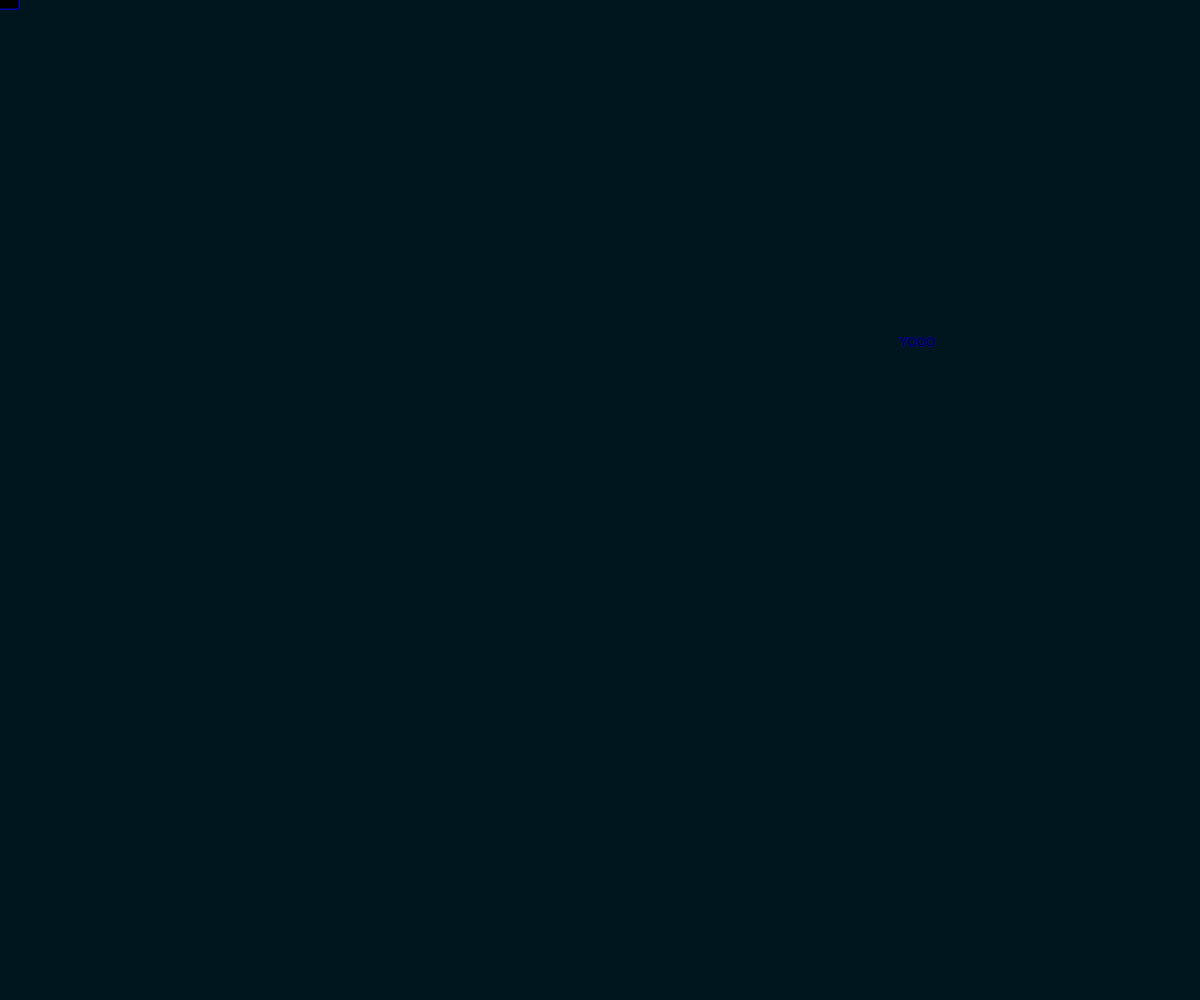
Frame 1 (no input)
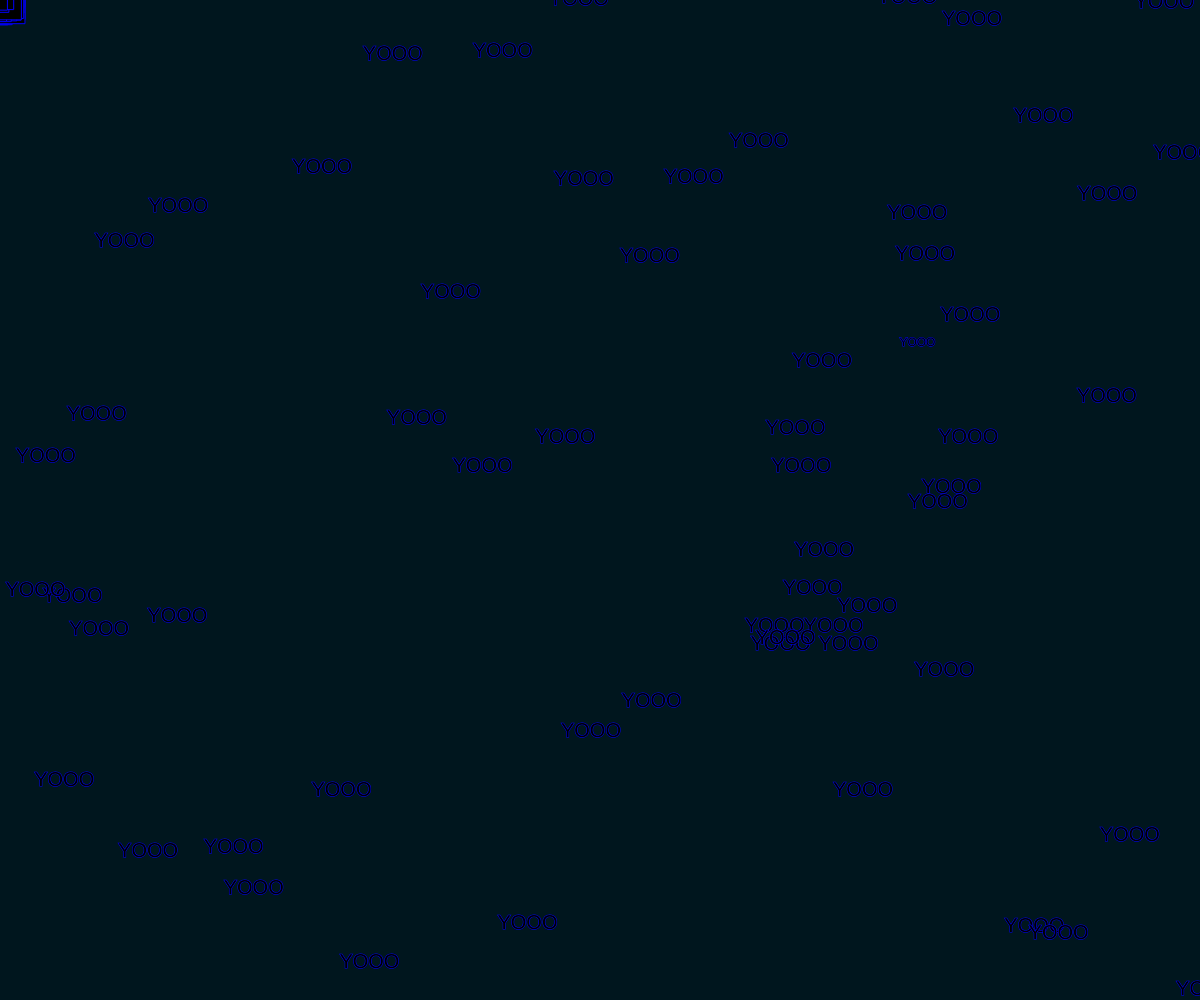
Frame 60 (no input)
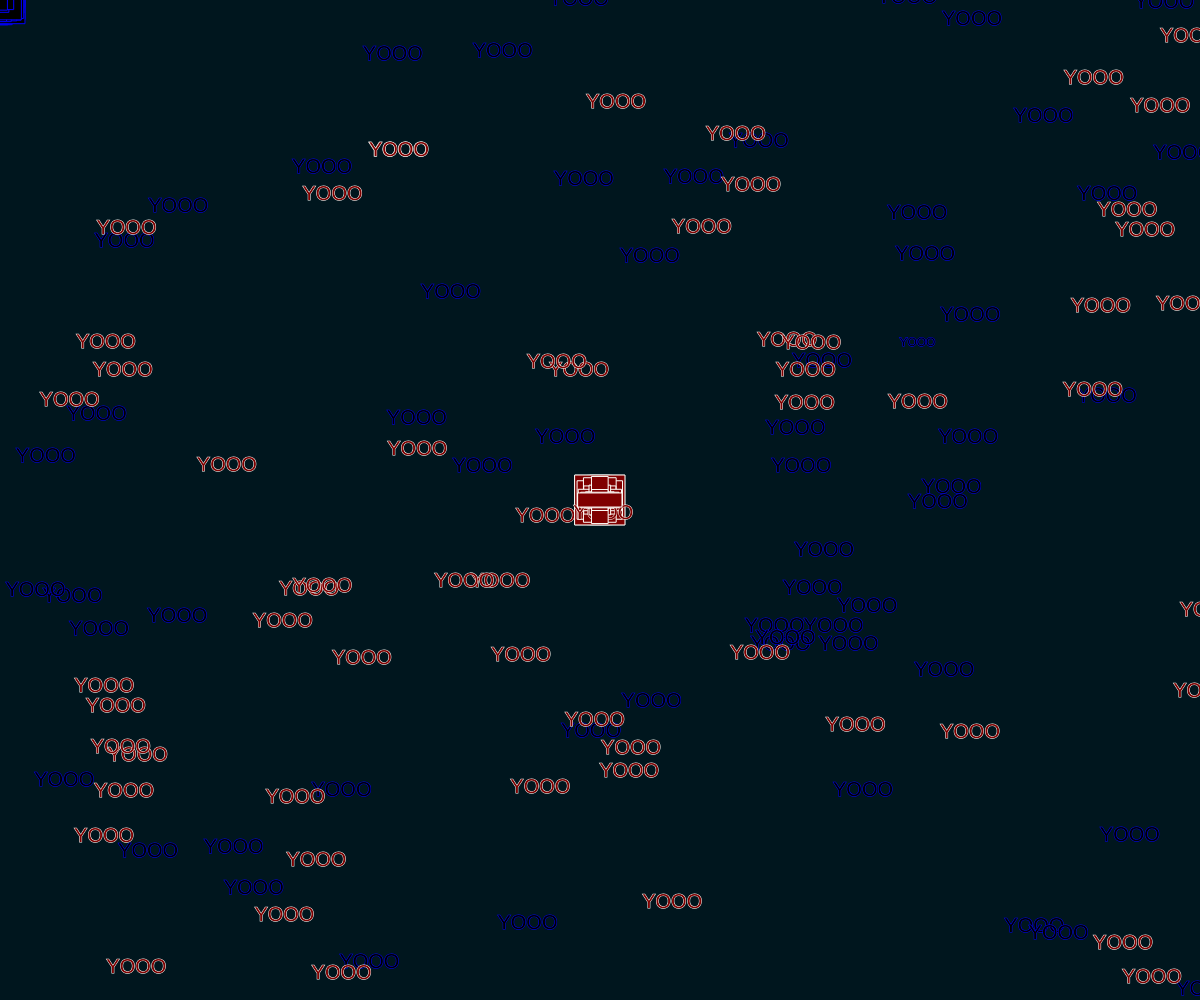
Frame 120 (the mouse pressed at the canvas centre since frame 60)

The p5.js sketch that drew these frames (run headless with seeded random() and noise() and a simulated clock; from frame 60 on, the mouse is pressed at the canvas centre):

// p5.js sketch
// ── sketch.js
function setup() {
    createCanvas(innerWidth,innerHeight)
    background(0,22,30)
    rectMode(CENTER)
}

function draw() {

    let red = map(mouseX,0,width,0,255)
    fill(red,0,0)
    strokeWeight(1)
    stroke(mouseX,mouseY,250)
    rect(mouseX,mouseY,random(10,50),random(10,50))
    text("YOOO",random(innerWidth),random(innerHeight))
    textSize(20)
}

// an event listener that "listens" for when the page is resized. if it is... do whatever is in the function
function windowResized() {
    resizeCanvas(innerWidth,innerHeight);
    background(0,22,30)
}
// ── style.css
canvas {
    position: fixed;
    top: 0;
    left: 0;
    z-index: -1;
}

h1{
    color: aliceblue;
}

p{
    background-color: aliceblue;
    padding: 1rem;
}
